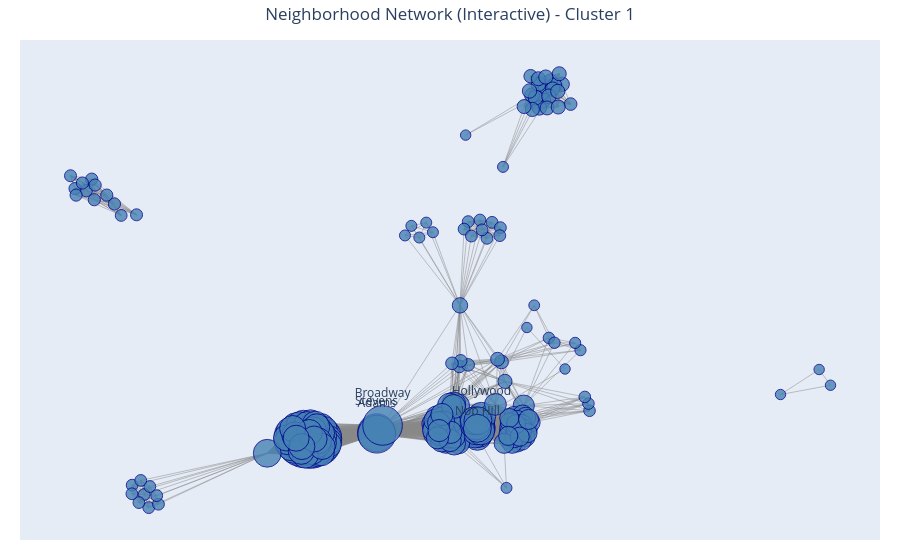

Notebook code for this chart:
### Code cell
import plotly.graph_objects as go

node_x = []
node_y = []
node_text = []
node_size = []

for node in G_neigh.nodes():
    x, y = pos[node]
    node_x.append(x)
    node_y.append(y)
    node_size.append(10 + 50 * degree_centrality[node])
    node_text.append(f"{node}<br>Centrality: {degree_centrality[node]:.3f}")

edge_x = []
edge_y = []
for u, v in G_neigh.edges():
    x0, y0 = pos[u]
    x1, y1 = pos[v]
    edge_x.extend([x0, x1, None])
    edge_y.extend([y0, y1, None])

fig = go.Figure()

fig.add_trace(go.Scatter(
    x=edge_x, y=edge_y,
    line=dict(width=0.5, color='#888'),
    hoverinfo='none',
    mode='lines'))

fig.add_trace(go.Scatter(
    x=node_x, y=node_y,
    mode='markers+text',
    textposition="top center",
    marker=dict(
        size=node_size,
        color='steelblue',
        line=dict(width=1, color='darkblue'),
        opacity=0.8
    ),
    text=[label if label in top_labels else "" for label in G_neigh.nodes()],
    hovertext=node_text,
    hoverinfo='text'
))

fig.update_layout(
    title=f"Neighborhood Network (Interactive) - Cluster {cluster_number}",
    title_x=0.5,
    showlegend=False,
    margin=dict(l=20, r=20, t=40, b=20),
    hovermode='closest',
    xaxis=dict(showgrid=False, zeroline=False, showticklabels=False),
    yaxis=dict(showgrid=False, zeroline=False, showticklabels=False)
)

fig.show()

### Figure 1 — Plotly figure (JSON) as saved in the notebook; plotly's stock layout.template omitted (floating-point values rounded to 4 significant figures; data arrays with more than 128 entries replaced by an {"elided": "..."} marker saying what was removed)
{"data": [{"hoverinfo": "none", "line": {"color": "#888", "width": 0.5}, "mode": "lines", "type": "scatter", "x": {"elided": "19848 float values"}, "y": {"elided": "19848 float values"}}, {"hoverinfo": "text", "hovertext": {"elided": "251 str values"}, "marker": {"color": "steelblue", "line": {"color": "darkblue", "width": 1}, "opacity": 0.8, "size": {"elided": "251 float values"}}, "mode": "markers+text", "text": {"elided": "251 str values"}, "textposition": "top center", "type": "scatter", "x": {"elided": "251 float values"}, "y": {"elided": "251 float values"}}], "layout": {"hovermode": "closest", "margin": {"b": 20, "l": 20, "r": 20, "t": 40}, "showlegend": false, "title": {"text": "Neighborhood Network (Interactive) - Cluster 1", "x": 0.5}, "xaxis": {"showgrid": false, "showticklabels": false, "zeroline": false}, "yaxis": {"showgrid": false, "showticklabels": false, "zeroline": false}}}
